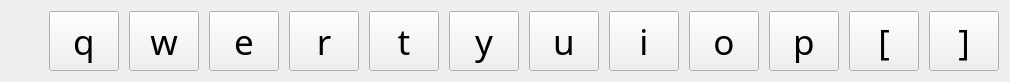
  <widget class="QWidget" name="layoutWidget">
   <property name="geometry">
    <rect>
     <x>11</x>
     <y>90</y>
     <width>1000</width>
     <height>62</height>
    </rect>
   </property>
   <layout class="QHBoxLayout" name="hlRow1">
    <property name="spacing">
     <number>10</number>
    </property>
    <item>
     <spacer name="horizontalSpacer_3">
      <property name="font">
       <font>
        <family>PT Sans</family>
        <pointsize>24</pointsize>
       </font>
      </property>
      <property name="orientation">
       <enum>Qt::Horizontal</enum>
      </property>
      <property name="sizeType">
       <enum>QSizePolicy::Fixed</enum>
      </property>
      <property name="sizeHint" stdset="0">
       <size>
        <width>38</width>
        <height>20</height>
       </size>
      </property>
     </spacer>
    </item>
    <item>
     <widget class="QToolButton" name="KEY_Q">
      <property name="sizePolicy">
       <sizepolicy hsizetype="MinimumExpanding" vsizetype="MinimumExpanding">
        <horstretch>0</horstretch>
        <verstretch>0</verstretch>
       </sizepolicy>
      </property>
      <property name="minimumSize">
       <size>
        <width>70</width>
        <height>60</height>
       </size>
      </property>
      <property name="maximumSize">
       <size>
        <width>70</width>
        <height>60</height>
       </size>
      </property>
      <property name="font">
       <font>
        <family>PT Sans</family>
        <pointsize>26</pointsize>
       </font>
      </property>
      <property name="focusPolicy">
       <enum>Qt::NoFocus</enum>
      </property>
      <property name="text">
       <string>q</string>
      </property>
     </widget>
    </item>
    <item>
     <widget class="QToolButton" name="KEY_W">
      <property name="sizePolicy">
       <sizepolicy hsizetype="MinimumExpanding" vsizetype="MinimumExpanding">
        <horstretch>0</horstretch>
        <verstretch>0</verstretch>
       </sizepolicy>
      </property>
      <property name="minimumSize">
       <size>
        <width>70</width>
        <height>60</height>
       </size>
      </property>
      <property name="maximumSize">
       <size>
        <width>70</width>
        <height>60</height>
       </size>
      </property>
      <property name="font">
       <font>
        <family>PT Sans</family>
        <pointsize>26</pointsize>
       </font>
      </property>
      <property name="focusPolicy">
       <enum>Qt::NoFocus</enum>
      </property>
      <property name="text">
       <string>w</string>
      </property>
     </widget>
    </item>
    <item>
     <widget class="QToolButton" name="KEY_E">
      <property name="sizePolicy">
       <sizepolicy hsizetype="MinimumExpanding" vsizetype="MinimumExpanding">
        <horstretch>0</horstretch>
        <verstretch>0</verstretch>
       </sizepolicy>
      </property>
      <property name="minimumSize">
       <size>
        <width>70</width>
        <height>60</height>
       </size>
      </property>
      <property name="maximumSize">
       <size>
        <width>70</width>
        <height>60</height>
       </size>
      </property>
      <property name="font">
       <font>
        <family>PT Sans</family>
        <pointsize>26</pointsize>
       </font>
      </property>
      <property name="focusPolicy">
       <enum>Qt::NoFocus</enum>
      </property>
      <property name="text">
       <string>e</string>
      </property>
     </widget>
    </item>
    <item>
     <widget class="QToolButton" name="KEY_R">
      <property name="sizePolicy">
       <sizepolicy hsizetype="MinimumExpanding" vsizetype="MinimumExpanding">
        <horstretch>0</horstretch>
        <verstretch>0</verstretch>
       </sizepolicy>
      </property>
      <property name="minimumSize">
       <size>
        <width>70</width>
        <height>60</height>
       </size>
      </property>
      <property name="maximumSize">
       <size>
        <width>70</width>
        <height>60</height>
       </size>
      </property>
      <property name="font">
       <font>
        <family>PT Sans</family>
        <pointsize>26</pointsize>
       </font>
      </property>
      <property name="focusPolicy">
       <enum>Qt::NoFocus</enum>
      </property>
      <property name="text">
       <string>r</string>
      </property>
     </widget>
    </item>
    <item>
     <widget class="QToolButton" name="KEY_T">
      <property name="sizePolicy">
       <sizepolicy hsizetype="MinimumExpanding" vsizetype="MinimumExpanding">
        <horstretch>0</horstretch>
        <verstretch>0</verstretch>
       </sizepolicy>
      </property>
      <property name="minimumSize">
       <size>
        <width>70</width>
        <height>60</height>
       </size>
      </property>
      <property name="maximumSize">
       <size>
        <width>70</width>
        <height>60</height>
       </size>
      </property>
      <property name="font">
       <font>
        <family>PT Sans</family>
        <pointsize>26</pointsize>
       </font>
      </property>
      <property name="focusPolicy">
       <enum>Qt::NoFocus</enum>
      </property>
      <property name="text">
       <string>t</string>
      </property>
     </widget>
    </item>
    <item>
     <widget class="QToolButton" name="KEY_Y">
      <property name="sizePolicy">
       <sizepolicy hsizetype="MinimumExpanding" vsizetype="MinimumExpanding">
        <horstretch>0</horstretch>
        <verstretch>0</verstretch>
       </sizepolicy>
      </property>
      <property name="minimumSize">
       <size>
        <width>70</width>
        <height>60</height>
       </size>
      </property>
      <property name="maximumSize">
       <size>
        <width>70</width>
        <height>60</height>
       </size>
      </property>
      <property name="font">
       <font>
        <family>PT Sans</family>
        <pointsize>26</pointsize>
       </font>
      </property>
      <property name="focusPolicy">
       <enum>Qt::NoFocus</enum>
      </property>
      <property name="text">
       <string>y</string>
      </property>
     </widget>
    </item>
    <item>
     <widget class="QToolButton" name="KEY_U">
      <property name="sizePolicy">
       <sizepolicy hsizetype="MinimumExpanding" vsizetype="MinimumExpanding">
        <horstretch>0</horstretch>
        <verstretch>0</verstretch>
       </sizepolicy>
      </property>
      <property name="minimumSize">
       <size>
        <width>70</width>
        <height>60</height>
       </size>
      </property>
      <property name="maximumSize">
       <size>
        <width>70</width>
        <height>60</height>
       </size>
      </property>
      <property name="font">
       <font>
        <family>PT Sans</family>
        <pointsize>26</pointsize>
       </font>
      </property>
      <property name="focusPolicy">
       <enum>Qt::NoFocus</enum>
      </property>
      <property name="text">
       <string>u</string>
      </property>
     </widget>
    </item>
    <item>
     <widget class="QToolButton" name="KEY_I">
      <property name="sizePolicy">
       <sizepolicy hsizetype="MinimumExpanding" vsizetype="MinimumExpanding">
        <horstretch>0</horstretch>
        <verstretch>0</verstretch>
       </sizepolicy>
      </property>
      <property name="minimumSize">
       <size>
        <width>70</width>
        <height>60</height>
       </size>
      </property>
      <property name="maximumSize">
       <size>
        <width>70</width>
        <height>60</height>
       </size>
      </property>
      <property name="font">
       <font>
        <family>PT Sans</family>
        <pointsize>26</pointsize>
       </font>
      </property>
      <property name="focusPolicy">
       <enum>Qt::NoFocus</enum>
      </property>
      <property name="text">
       <string>i</string>
      </property>
     </widget>
    </item>
    <item>
     <widget class="QToolButton" name="KEY_O">
      <property name="sizePolicy">
       <sizepolicy hsizetype="MinimumExpanding" vsizetype="MinimumExpanding">
        <horstretch>0</horstretch>
        <verstretch>0</verstretch>
       </sizepolicy>
      </property>
      <property name="minimumSize">
       <size>
        <width>70</width>
        <height>60</height>
       </size>
      </property>
      <property name="maximumSize">
       <size>
        <width>70</width>
        <height>60</height>
       </size>
      </property>
      <property name="font">
       <font>
        <family>PT Sans</family>
        <pointsize>26</pointsize>
       </font>
      </property>
      <property name="focusPolicy">
       <enum>Qt::NoFocus</enum>
      </property>
      <property name="text">
       <string>o</string>
      </property>
     </widget>
    </item>
    <item>
     <widget class="QToolButton" name="KEY_P">
      <property name="sizePolicy">
       <sizepolicy hsizetype="MinimumExpanding" vsizetype="MinimumExpanding">
        <horstretch>0</horstretch>
        <verstretch>0</verstretch>
       </sizepolicy>
      </property>
      <property name="minimumSize">
       <size>
        <width>70</width>
        <height>60</height>
       </size>
      </property>
      <property name="maximumSize">
       <size>
        <width>70</width>
        <height>60</height>
       </size>
      </property>
      <property name="font">
       <font>
        <family>PT Sans</family>
        <pointsize>26</pointsize>
       </font>
      </property>
      <property name="focusPolicy">
       <enum>Qt::NoFocus</enum>
      </property>
      <property name="text">
       <string>p</string>
      </property>
     </widget>
    </item>
    <item>
     <widget class="QToolButton" name="KEY_BRACKETLEFT">
      <property name="sizePolicy">
       <sizepolicy hsizetype="MinimumExpanding" vsizetype="MinimumExpanding">
        <horstretch>0</horstretch>
        <verstretch>0</verstretch>
       </sizepolicy>
      </property>
      <property name="minimumSize">
       <size>
        <width>70</width>
        <height>60</height>
       </size>
      </property>
      <property name="maximumSize">
       <size>
        <width>70</width>
        <height>60</height>
       </size>
      </property>
      <property name="font">
       <font>
        <family>PT Sans</family>
        <pointsize>26</pointsize>
       </font>
      </property>
      <property name="focusPolicy">
       <enum>Qt::NoFocus</enum>
      </property>
      <property name="text">
       <string>[</string>
      </property>
     </widget>
    </item>
    <item>
     <widget class="QToolButton" name="KEY_BRACKETRIGHT">
      <property name="sizePolicy">
       <sizepolicy hsizetype="MinimumExpanding" vsizetype="MinimumExpanding">
        <horstretch>0</horstretch>
        <verstretch>0</verstretch>
       </sizepolicy>
      </property>
      <property name="minimumSize">
       <size>
        <width>70</width>
        <height>60</height>
       </size>
      </property>
      <property name="maximumSize">
       <size>
        <width>70</width>
        <height>60</height>
       </size>
      </property>
      <property name="font">
       <font>
        <family>PT Sans</family>
        <pointsize>26</pointsize>
       </font>
      </property>
      <property name="focusPolicy">
       <enum>Qt::NoFocus</enum>
      </property>
      <property name="text">
       <string>]</string>
      </property>
     </widget>
    </item>
   </layout>
  </widget>
